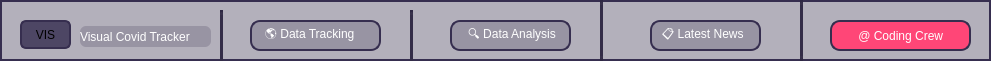
   <widget class="QWidget" name="widget" native="true">
    <property name="geometry">
     <rect>
      <x>-10</x>
      <y>-10</y>
      <width>991</width>
      <height>61</height>
     </rect>
    </property>
    <property name="styleSheet">
     <string notr="true">background-color: qlineargradient(spread:pad, x1:0, y1:0, x2:1, y2:0, stop:1 rgba(40, 33, 61, 50));
border:2px solid rgb(54, 46, 79)
</string>
    </property>
    <widget class="QPushButton" name="pushButton">
     <property name="geometry">
      <rect>
       <x>20</x>
       <y>20</y>
       <width>51</width>
       <height>29</height>
      </rect>
     </property>
     <property name="styleSheet">
      <string notr="true">border-width: 2px;
border-radius:6px;
font: 75 9pt &quot;Ubuntu&quot;;
background-color: qlineargradient(spread:pad, x1:0, y1:0, x2:1, y2:0, stop:1 rgba(77, 70, 100, 255));
</string>
     </property>
     <property name="text">
      <string>VIS</string>
     </property>
    </widget>
    <widget class="QLabel" name="label">
     <property name="geometry">
      <rect>
       <x>80</x>
       <y>26</y>
       <width>131</width>
       <height>21</height>
      </rect>
     </property>
     <property name="styleSheet">
      <string notr="true">border-width: 0px;
color: rgb(255, 255, 255);
border-radius:6px;
font: 9pt &quot;Ubuntu&quot;;</string>
     </property>
     <property name="text">
      <string>Visual Covid Tracker</string>
     </property>
    </widget>
    <widget class="QLabel" name="label_2">
     <property name="geometry">
      <rect>
       <x>250</x>
       <y>20</y>
       <width>131</width>
       <height>31</height>
      </rect>
     </property>
     <property name="styleSheet">
      <string notr="true">border-radius:10px;
color: rgb(255, 255, 255);
font: 9pt &quot;Ubuntu&quot;;</string>
     </property>
     <property name="text">
      <string>   🌎 Data Tracking</string>
     </property>
    </widget>
    <widget class="QLabel" name="label_3">
     <property name="geometry">
      <rect>
       <x>450</x>
       <y>20</y>
       <width>121</width>
       <height>31</height>
      </rect>
     </property>
     <property name="styleSheet">
      <string notr="true">border-radius:10px;
color: rgb(255, 255, 255);
font: 9pt &quot;Ubuntu&quot;;</string>
     </property>
     <property name="text">
      <string>    🔍 Data Analysis</string>
     </property>
    </widget>
    <widget class="QLabel" name="label_4">
     <property name="geometry">
      <rect>
       <x>650</x>
       <y>20</y>
       <width>111</width>
       <height>31</height>
      </rect>
     </property>
     <property name="styleSheet">
      <string notr="true">border-radius:10px;
color: rgb(255, 255, 255);
font: 9pt &quot;Ubuntu&quot;;</string>
     </property>
     <property name="text">
      <string>  📋 Latest News</string>
     </property>
    </widget>
    <widget class="QLabel" name="label_5">
     <property name="geometry">
      <rect>
       <x>830</x>
       <y>20</y>
       <width>141</width>
       <height>31</height>
      </rect>
     </property>
     <property name="styleSheet">
      <string notr="true">border-radius:10px;
font: 9pt &quot;Ubuntu&quot;;
background-color: qlineargradient(spread:pad, x1:0, y1:0, x2:1, y2:0, stop:1 rgba(255, 70, 119, 255));
color: rgb(255, 255, 255);</string>
     </property>
     <property name="text">
      <string>       @ Coding Crew</string>
     </property>
    </widget>
    <widget class="Line" name="line">
     <property name="geometry">
      <rect>
       <x>220</x>
       <y>10</y>
       <width>3</width>
       <height>61</height>
      </rect>
     </property>
     <property name="styleSheet">
      <string notr="true">border-width: 5px;

border-color:qlineargradient(spread:pad, x1:0, y1:0, x2:1, y2:0, stop:1 rgba(97, 91, 117, 25));
background-color: qlineargradient(spread:pad, x1:0, y1:0, x2:1, y2:0, stop:1 rgba(40, 33, 61,255));
</string>
     </property>
     <property name="orientation">
      <enum>Qt::Vertical</enum>
     </property>
    </widget>
    <widget class="Line" name="line_2">
     <property name="geometry">
      <rect>
       <x>800</x>
       <y>0</y>
       <width>3</width>
       <height>61</height>
      </rect>
     </property>
     <property name="styleSheet">
      <string notr="true">border-width: 5px;

border-color:qlineargradient(spread:pad, x1:0, y1:0, x2:1, y2:0, stop:1 rgba(97, 91, 117, 25));
background-color: qlineargradient(spread:pad, x1:0, y1:0, x2:1, y2:0, stop:1 rgba(40, 33, 61,255));
</string>
     </property>
     <property name="orientation">
      <enum>Qt::Vertical</enum>
     </property>
    </widget>
    <widget class="Line" name="line_3">
     <property name="geometry">
      <rect>
       <x>600</x>
       <y>0</y>
       <width>3</width>
       <height>61</height>
      </rect>
     </property>
     <property name="styleSheet">
      <string notr="true">border-width: 5px;

border-color:qlineargradient(spread:pad, x1:0, y1:0, x2:1, y2:0, stop:1 rgba(97, 91, 117, 25));
background-color: qlineargradient(spread:pad, x1:0, y1:0, x2:1, y2:0, stop:1 rgba(40, 33, 61,255));
</string>
     </property>
     <property name="orientation">
      <enum>Qt::Vertical</enum>
     </property>
    </widget>
    <widget class="Line" name="line_4">
     <property name="geometry">
      <rect>
       <x>410</x>
       <y>10</y>
       <width>3</width>
       <height>61</height>
      </rect>
     </property>
     <property name="styleSheet">
      <string notr="true">border-width: 5px;

border-color:qlineargradient(spread:pad, x1:0, y1:0, x2:1, y2:0, stop:1 rgba(97, 91, 117, 25));
background-color: qlineargradient(spread:pad, x1:0, y1:0, x2:1, y2:0, stop:1 rgba(40, 33, 61,255));
</string>
     </property>
     <property name="orientation">
      <enum>Qt::Vertical</enum>
     </property>
    </widget>
   </widget>
